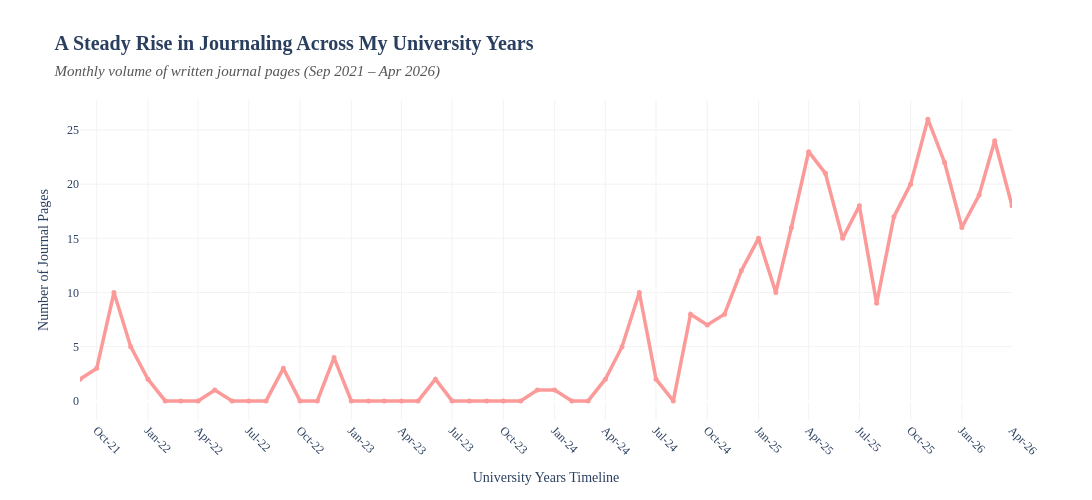

Notebook cell for this chart:
### Markdown cell above
## Has my FoF evolved alongside the evolution of my responsibilities?

My attachment to memories and the fear of losing them has not disappeared over time, but rather evolved in form and intensity throughout the past years. In particular, I returned to **journaling**, a habit I practiced as a child before gradually abandoning it after receiving my first camera. Since then, journaling has reappeared intermittently in my life, often being resumed for short periods and then set aside again.
More recently, however, it has become a more consistent and structured part of my daily routine.

In this section, I analyze the evolution of this practice of mine by visualizing in a line chart the number of **journal pages written each month** across the university period, in order to investigate my possible progressive shift toward written forms of memory preservation.

### Code cell
# create line chart
fig = go.Figure()

fig.add_trace(
    go.Scatter(
        x=df['date_parsed'], 
        y=df['journal_pages'], 
        mode='lines+markers',
        line=dict(color='#fb9a99', width=3.5), 
        marker=dict(size=5, symbol='circle')
    )
)

# graph layout
fig.update_layout(
    font_family="Times New Roman",
    title_text="<b>A Steady Rise in Journaling Across My University Years</b><br><span style='font-size:15px; color:#555555;'><i>Monthly volume of written journal pages (Sep 2021 – Apr 2026)</i></span>",
    title_font_size=20,
    plot_bgcolor="white",
    width=1100, 
    height=500,
    hovermode="x unified",
    showlegend=False  
)

fig.update_xaxes(
    showgrid=True, gridcolor='#F3F3F3', 
    tickformat='%b-%y', dtick="M3", tickangle=45, 
    range=['2021-09-01', '2026-04-01'], 
    title_text="University Years Timeline"
)

fig.update_yaxes(
    showgrid=True, gridcolor='#F3F3F3', 
    title_text="Number of Journal Pages"
)

fig.show()

### Figure 1 — Plotly figure (JSON) as saved in the notebook; plotly's stock layout.template omitted (floating-point values rounded to 4 significant figures)
{"data": [{"line": {"color": "#fb9a99", "width": 3.5}, "marker": {"size": 5, "symbol": "circle"}, "mode": "lines+markers", "type": "scatter", "x": ["2021-09-01T00:00:00.000000", "2021-10-01T00:00:00.000000", "2021-11-01T00:00:00.000000", "2021-12-01T00:00:00.000000", "2022-01-01T00:00:00.000000", "2022-02-01T00:00:00.000000", "2022-03-01T00:00:00.000000", "2022-04-01T00:00:00.000000", "2022-05-01T00:00:00.000000", "2022-06-01T00:00:00.000000", "2022-07-01T00:00:00.000000", "2022-08-01T00:00:00.000000", "2022-09-01T00:00:00.000000", "2022-10-01T00:00:00.000000", "2022-11-01T00:00:00.000000", "2022-12-01T00:00:00.000000", "2023-01-01T00:00:00.000000", "2023-02-01T00:00:00.000000", "2023-03-01T00:00:00.000000", "2023-04-01T00:00:00.000000", "2023-05-01T00:00:00.000000", "2023-06-01T00:00:00.000000", "2023-07-01T00:00:00.000000", "2023-08-01T00:00:00.000000", "2023-09-01T00:00:00.000000", "2023-10-01T00:00:00.000000", "2023-11-01T00:00:00.000000", "2023-12-01T00:00:00.000000", "2024-01-01T00:00:00.000000", "2024-02-01T00:00:00.000000", "2024-03-01T00:00:00.000000", "2024-04-01T00:00:00.000000", "2024-05-01T00:00:00.000000", "2024-06-01T00:00:00.000000", "2024-07-01T00:00:00.000000", "2024-08-01T00:00:00.000000", "2024-09-01T00:00:00.000000", "2024-10-01T00:00:00.000000", "2024-11-01T00:00:00.000000", "2024-12-01T00:00:00.000000", "2025-01-01T00:00:00.000000", "2025-02-01T00:00:00.000000", "2025-03-01T00:00:00.000000", "2025-04-01T00:00:00.000000", "2025-05-01T00:00:00.000000", "2025-06-01T00:00:00.000000", "2025-07-01T00:00:00.000000", "2025-08-01T00:00:00.000000", "2025-09-01T00:00:00.000000", "2025-10-01T00:00:00.000000", "2025-11-01T00:00:00.000000", "2025-12-01T00:00:00.000000", "2026-01-01T00:00:00.000000", "2026-02-01T00:00:00.000000", "2026-03-01T00:00:00.000000", "2026-04-01T00:00:00.000000"], "y": [2, 3, 10, 5, 2, 0, 0, 0, 1, 0, 0, 0, 3, 0, 0, 4, 0, 0, 0, 0, 0, 2, 0, 0, 0, 0, 0, 1, 1, 0, 0, 2, 5, 10, 2, 0, 8, 7, 8, 12, 15, 10, 16, 23, 21, 15, 18, 9, 17, 20, 26, 22, 16, 19, 24, 18]}], "layout": {"font": {"family": "Times New Roman"}, "height": 500, "hovermode": "x unified", "plot_bgcolor": "white", "showlegend": false, "title": {"font": {"size": 20}, "text": "<b>A Steady Rise in Journaling Across My University Years</b><br><span style='font-size:15px; color:#555555;'><i>Monthly volume of written journal pages (Sep 2021 – Apr 2026)</i></span>"}, "width": 1100, "xaxis": {"dtick": "M3", "gridcolor": "#F3F3F3", "range": ["2021-09-01", "2026-04-01"], "showgrid": true, "tickangle": 45, "tickformat": "%b-%y", "title": {"text": "University Years Timeline"}}, "yaxis": {"gridcolor": "#F3F3F3", "showgrid": true, "title": {"text": "Number of Journal Pages"}}}}
